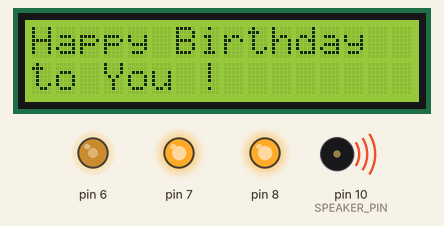
Recording of a sketch running on a simulated Arduino Uno, built with avr-gcc and run on an emulated ATmega328P. On the bench: 16×2 character LCD, output pins drawn as LEDs (lit = HIGH), buzzer (waves = sounding). Random numbers use the default seed unless the sketch sets one.

Above: at 2.8 s.
At 4.7 s:
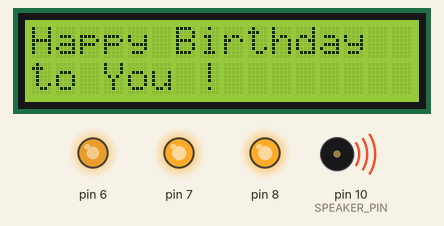
At 5.8 s:
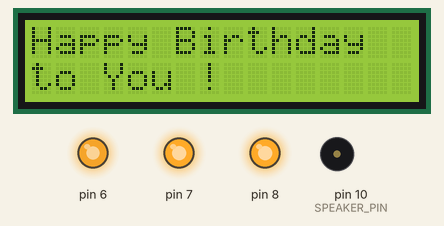
At 9.8 s:
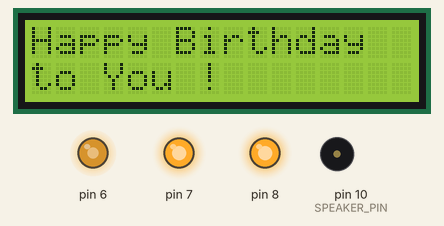
At 13.3 s:
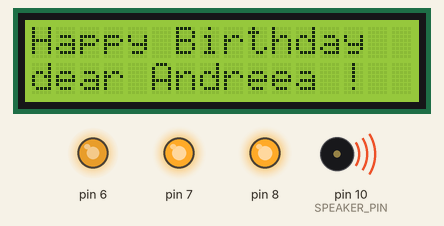
At 18.8 s:
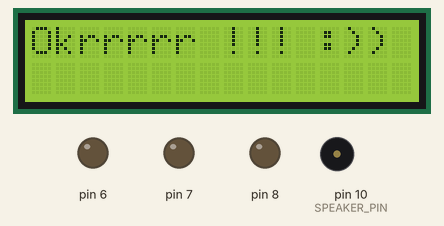
Timing chart, 0 to 20.3 s (numbered marks = the images above):
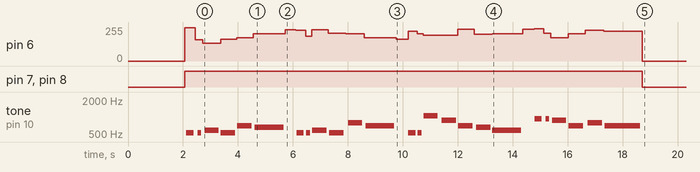

The sketch:

Happy_Birtday.ino
```cpp
#include <LiquidCrystal.h>

/*
 * Copyright (C) 2017 - Riccardo Finazzi, ITIS P.Hensemberger
 * Happy Birthday Theme Song for Arduino UNO tested on a 8ohm buzzer
 *
 * This program is free software: you can redistribute it and/or modify
 * it under the terms of the GNU General Public License as published by
 * the Free Software Foundation, either version 3 of the License, or
 * (at your option) any later version.
 *
 * This program is distributed in the hope that it will be useful,
 * but WITHOUT ANY WARRANTY; without even the implied warranty of
 * MERCHANTABILITY or FITNESS FOR A PARTICULAR PURPOSE.  See the
 * GNU General Public License for more details.
 *
 * You should have received a copy of the GNU General Public License
 * along with this program.  If not, see <http://www.gnu.org/licenses/>
 */

#include "pitches.h"

// setup hw
int SPEAKER_PIN = 10;
int SPEAKER = SPEAKER_PIN;
// end of setuphw

// initialize the library by associating any needed LCD interface pin
// with the arduino pin number it is connected to
const int rs = 12, en = 11, d4 = 5, d5 = 4, d6 = 3, d7 = 2;
LiquidCrystal lcd(rs, en, d4, d5, d6, d7);

// code related to the melody itself
#define NUM_OF_NOTES 28
int   NOTE_SEQ[NUM_OF_NOTES] = {
      NOTE_C5, NOTE_C5, NOTE_D5, NOTE_C5, NOTE_F5, NOTE_E5, PAUSE,
      NOTE_C5, NOTE_C5, NOTE_D5, NOTE_C5, NOTE_G5, NOTE_F5, PAUSE,
      NOTE_C5, NOTE_C5, NOTE_C6, NOTE_A5, NOTE_F5, NOTE_E5, NOTE_D5, PAUSE,
      NOTE_AS5, NOTE_AS5, NOTE_A5, NOTE_F5, NOTE_G5, NOTE_F5 };
/*
 * beware that I choosed to reproduce pauses in milliseconds.
 */
int   NOTE_LEN[NUM_OF_NOTES]   = {
      4,2,8,8,8,16,   50,     //50  millis for the first pause
      4,2,8,8,8,16,   100,    //100 millis for the second pause
      4,2,8,8,8,8,16, 150,    //150 millis for the third pause
      4,2,8,8,8,20 };

/*
 * increase or reduce this value if you want to speed up or slow down the song.
 * This won't affect pause duration, which is defined in the array right above
 * and expressed in milliseconds
 */
int k = 0;
int   TEMPO = 65;

void playNote(int pitch,int duration) {
    tone( SPEAKER, pitch);
    delay( duration);
    noTone( SPEAKER);
}
// end of the code related to the melody itself

/*
 * arduino's standard setup() and loop() methods section. I had no need to repe
 * at so I put it in setup()
 */

void setup() {
  lcd.clear();
  delay(2000);
  pinMode(8 , OUTPUT);
  pinMode(7 , OUTPUT);
  pinMode(6 , OUTPUT);
    // set up the LCD's number of columns and rows:
  lcd.begin(16, 2);
  printHappyBirthday();
  // initialize the serial communications:
  Serial.begin(9600);
    for (int i = 0; i < NUM_OF_NOTES ; i++) {
          analogWrite(8, random(120) + 135);
          analogWrite(7, random(120) + 135);
          analogWrite(6, random(120) + 135);
          delay(random(100));
        if ( NOTE_SEQ[i] != PAUSE) {
            playNote( NOTE_SEQ[i], NOTE_LEN[i] * TEMPO);
      // delay after note reproduction following TEMPO variable's diktat
            delay( TEMPO);
        } else {
            // delay if this is a pause. (it will be in millis, check NOTE_LEN)
            delay( NOTE_LEN[i]);
            if(i > 12 && i < 21){
              lcd.clear();
              delay(250);
              printHappyBirthdayAndreea();
            }else{

            lcd.clear();
          delay(250);
          printHappyBirthday();
            }
        }

    }
    lcd.clear();
    printOkrrr();
              analogWrite(8, 0);
          analogWrite(7, 0);
          analogWrite(6, 0);
}


void printHappyBirthday(){
  // set up the LCD's number of columns and rows:
  // Print a message to the LCD.
  lcd.print("Happy Birthday");
  // set the cursor to column 0, line 1
  // (note: line 1 is the second row, since counting begins with 0):
  lcd.setCursor(0, 1);
  // print the number of seconds since reset:
  //lcd.print(millis() / 1000);
  lcd.print("to You !");
}

void printHappyBirthdayAndreea(){
  // set up the LCD's number of columns and rows:
  // Print a message to the LCD.
  lcd.print("Happy Birthday");
  // set the cursor to column 0, line 1
  // (note: line 1 is the second row, since counting begins with 0):
  lcd.setCursor(0, 1);
  // print the number of seconds since reset:
  //lcd.print(millis() / 1000);
  lcd.print("dear Andreea !");
}

void printOkrrr(){
  // set up the LCD's number of columns and rows:
  // Print a message to the LCD.
  lcd.print("Okrrrrr !!! :))");
    lcd.setCursor(0, 1);
  // set the cursor to column 0, line 1
  // (note: line 1 is the second row, since counting begins with 0):
  // print the number of seconds since reset:
  //lcd.print(millis() / 1000);;

}

void loop() {

}
```
